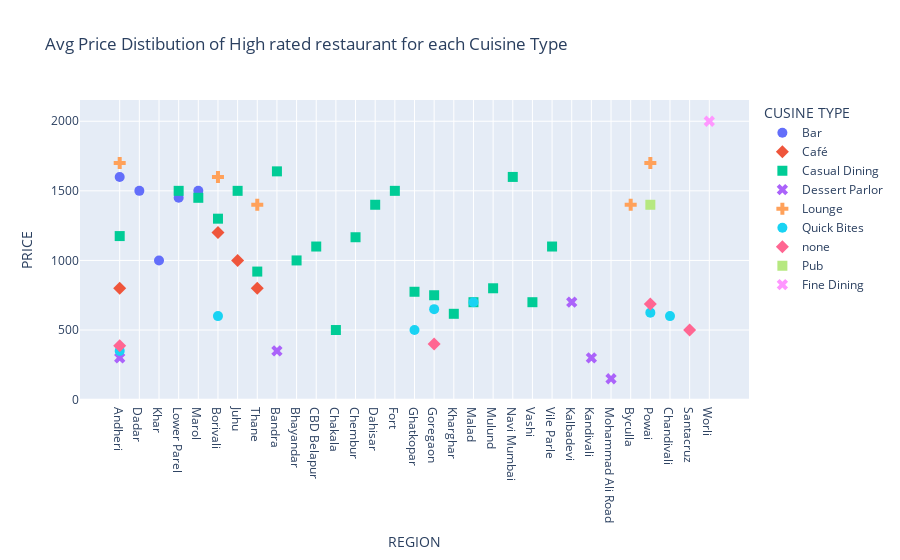

Notebook source saved alongside this figure:
### Code cell
fig = px.scatter(highest_rated_price_df, x="REGION", y="PRICE", color="CUSINE TYPE", symbol="CUSINE TYPE",
 title=' Avg Price Distibution of High rated restaurant for each Cuisine Type').update_traces(marker_size=10)
fig.show()

### Figure 1 — Plotly figure (JSON) as saved in the notebook; plotly's stock layout.template omitted (floating-point values rounded to 4 significant figures)
{"data": [{"hovertemplate": "CUSINE TYPE=Bar<br>REGION=%{x}<br>PRICE=%{y}<extra></extra>", "legendgroup": "Bar", "marker": {"color": "#636efa", "size": 10, "symbol": "circle"}, "mode": "markers", "name": "Bar", "orientation": "v", "showlegend": true, "type": "scatter", "x": ["Andheri", "Dadar", "Khar", "Lower Parel", "Marol"], "xaxis": "x", "y": [1600, 1500, 1000, 1450, 1500], "yaxis": "y"}, {"hovertemplate": "CUSINE TYPE=Café<br>REGION=%{x}<br>PRICE=%{y}<extra></extra>", "legendgroup": "Café", "marker": {"color": "#EF553B", "size": 10, "symbol": "diamond"}, "mode": "markers", "name": "Café", "orientation": "v", "showlegend": true, "type": "scatter", "x": ["Andheri", "Borivali", "Juhu", "Thane"], "xaxis": "x", "y": [800, 1200, 1000, 800], "yaxis": "y"}, {"hovertemplate": "CUSINE TYPE=Casual Dining<br>REGION=%{x}<br>PRICE=%{y}<extra></extra>", "legendgroup": "Casual Dining", "marker": {"color": "#00cc96", "size": 10, "symbol": "square"}, "mode": "markers", "name": "Casual Dining", "orientation": "v", "showlegend": true, "type": "scatter", "x": ["Andheri", "Bandra", "Bhayandar", "Borivali", "CBD Belapur", "Chakala", "Chembur", "Dahisar", "Fort", "Ghatkopar", "Goregaon", "Juhu", "Kharghar", "Lower Parel", "Malad", "Marol", "Mulund", "Navi Mumbai", "Thane", "Vashi", "Vile Parle"], "xaxis": "x", "y": [1175, 1640, 1000, 1300, 1100, 500, 1167.0, 1400, 1500, 775, 750, 1500, 616.7, 1500, 700, 1450, 800, 1600, 920, 700, 1100], "yaxis": "y"}, {"hovertemplate": "CUSINE TYPE=Dessert Parlor<br>REGION=%{x}<br>PRICE=%{y}<extra></extra>", "legendgroup": "Dessert Parlor", "marker": {"color": "#ab63fa", "size": 10, "symbol": "x"}, "mode": "markers", "name": "Dessert Parlor", "orientation": "v", "showlegend": true, "type": "scatter", "x": ["Andheri", "Bandra", "Kalbadevi", "Kandivali", "Mohammad Ali Road"], "xaxis": "x", "y": [300, 350, 700, 300, 150], "yaxis": "y"}, {"hovertemplate": "CUSINE TYPE=Lounge<br>REGION=%{x}<br>PRICE=%{y}<extra></extra>", "legendgroup": "Lounge", "marker": {"color": "#FFA15A", "size": 10, "symbol": "cross"}, "mode": "markers", "name": "Lounge", "orientation": "v", "showlegend": true, "type": "scatter", "x": ["Andheri", "Borivali", "Byculla", "Powai", "Thane"], "xaxis": "x", "y": [1700, 1600, 1400, 1700, 1400], "yaxis": "y"}, {"hovertemplate": "CUSINE TYPE=Quick Bites<br>REGION=%{x}<br>PRICE=%{y}<extra></extra>", "legendgroup": "Quick Bites", "marker": {"color": "#19d3f3", "size": 10, "symbol": "circle"}, "mode": "markers", "name": "Quick Bites", "orientation": "v", "showlegend": true, "type": "scatter", "x": ["Andheri", "Borivali", "Chandivali", "Ghatkopar", "Goregaon", "Malad", "Powai"], "xaxis": "x", "y": [350, 600, 600, 500, 650, 700, 625], "yaxis": "y"}, {"hovertemplate": "CUSINE TYPE=none<br>REGION=%{x}<br>PRICE=%{y}<extra></extra>", "legendgroup": "none", "marker": {"color": "#FF6692", "size": 10, "symbol": "diamond"}, "mode": "markers", "name": "none", "orientation": "v", "showlegend": true, "type": "scatter", "x": ["Andheri", "Goregaon", "Powai", "Santacruz"], "xaxis": "x", "y": [387.5, 400, 687.5, 500], "yaxis": "y"}, {"hovertemplate": "CUSINE TYPE=Pub<br>REGION=%{x}<br>PRICE=%{y}<extra></extra>", "legendgroup": "Pub", "marker": {"color": "#B6E880", "size": 10, "symbol": "square"}, "mode": "markers", "name": "Pub", "orientation": "v", "showlegend": true, "type": "scatter", "x": ["Powai"], "xaxis": "x", "y": [1400], "yaxis": "y"}, {"hovertemplate": "CUSINE TYPE=Fine Dining<br>REGION=%{x}<br>PRICE=%{y}<extra></extra>", "legendgroup": "Fine Dining", "marker": {"color": "#FF97FF", "size": 10, "symbol": "x"}, "mode": "markers", "name": "Fine Dining", "orientation": "v", "showlegend": true, "type": "scatter", "x": ["Worli"], "xaxis": "x", "y": [2000], "yaxis": "y"}], "layout": {"legend": {"title": {"text": "CUSINE TYPE"}, "tracegroupgap": 0}, "title": {"text": " Avg Price Distibution of High rated restaurant for each Cuisine Type"}, "xaxis": {"anchor": "y", "domain": [0, 1], "title": {"text": "REGION"}}, "yaxis": {"anchor": "x", "domain": [0, 1], "title": {"text": "PRICE"}}}}
